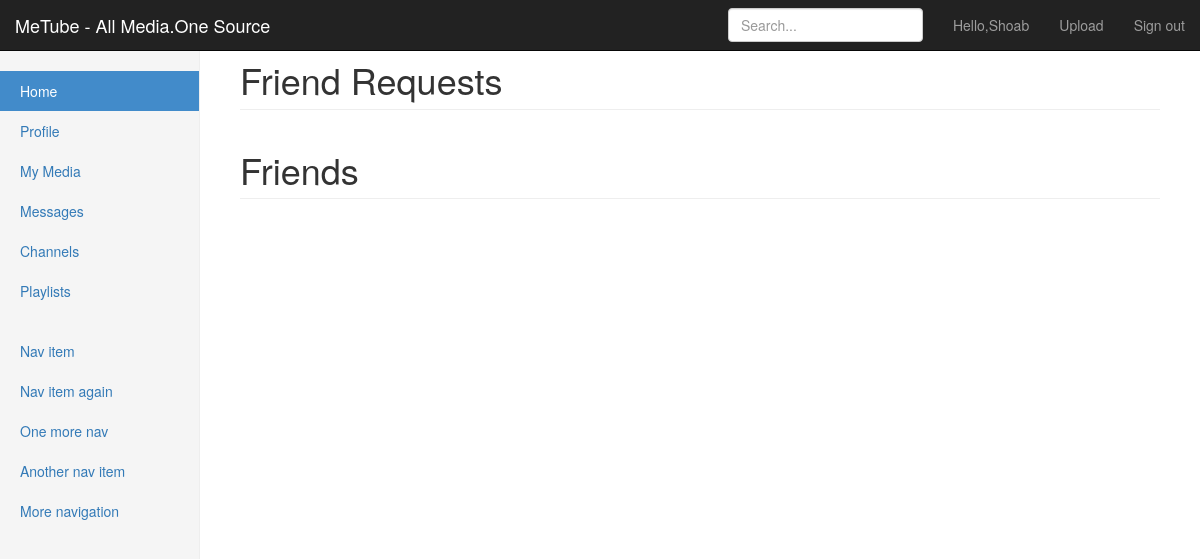
Page /friends.php (signed in) on the earlier database version.
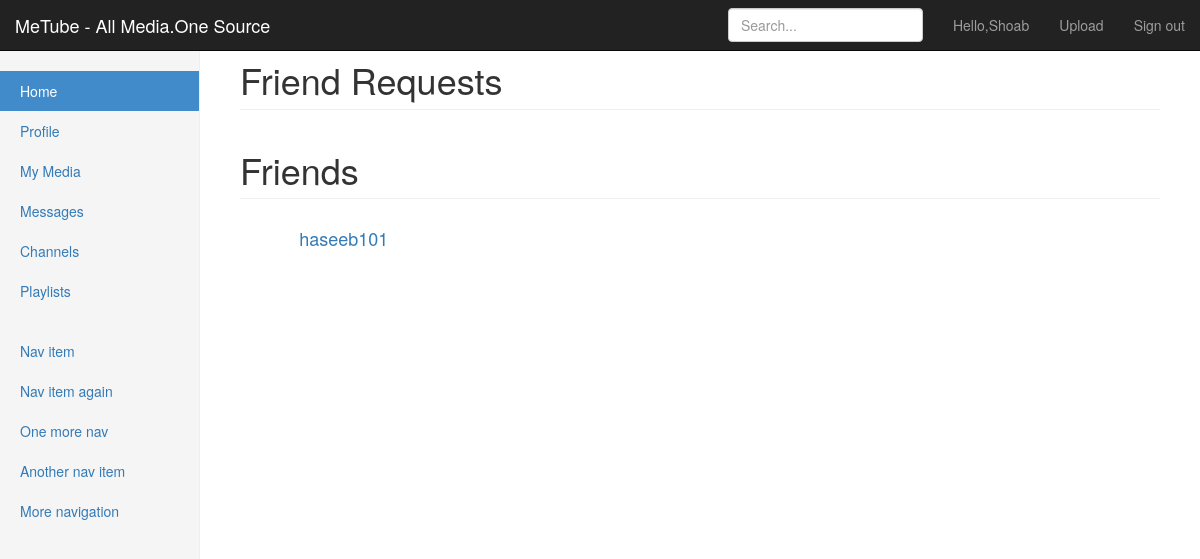
Same page on the later database version.
### tables this page shows
CREATE TABLE IF NOT EXISTS `friendlist` (
  `fid` int(11) NOT NULL AUTO_INCREMENT,
  `username` varchar(10) NOT NULL,
  `fusername` varchar(10) NOT NULL,
  `status` int(11) NOT NULL,
  PRIMARY KEY (`fid`)
);

### function.php (called while the page is built, shortened)
<?php
function get_firstname($username)
{
	$query = "select * from account where username='$username'";
	$result = mysql_query( $query );
	$row=mysql_fetch_row($result);
	$name=$row[4];
	return $name;
}

### friends.php (the view, shortened to what this page needs)
<?php
include_once "function.php";
$username=$_SESSION['username'];
 ?>
<!DOCTYPE html>
<html lang="en">
  <head>
    <link rel="stylesheet" href="//netdna.bootstrapcdn.com/bootstrap/3.1.1/css/bootstrap.min.css">
    <link href="/metube/css/dashboard.css" rel="stylesheet">
  </head>
  <body>
    <div class="navbar navbar-inverse navbar-fixed-top" role="navigation">
      <div class="container-fluid">
        <div class="navbar-header">
          <a class="navbar-brand" href="/metube/homex.php">MeTube - All Media.One Source</a>
        </div>
        <div class="navbar-collapse collapse">
          <ul class="nav navbar-nav navbar-right">
            <li><a href="profile.php">Hello,<?php echo get_firstname($username); ?></a></li>
            <li><a href="uploadmedia.php">Upload</a></li>
            <li><a href="signout.php">Sign out</a></li>
          </ul>
          <form class="navbar-form navbar-right">
            <input type="text" class="form-control" placeholder="Search...">
          </form>
        </div>
      </div>
    </div>
    <div class="container-fluid">
      <div class="row">
        <div class="col-sm-3 col-md-2 sidebar">
          <ul class="nav nav-sidebar">
            <li class="active"><a href="homex.php">Home</a></li>
            <li><a href="profile.php">Profile</a></li>
            <li><a href="mymedia.php">My Media</a></li>
            <li><a href="messages.php">Messages</a></li>
            <li><a href="channels.php">Channels</a></li>
            <li><a href="playlists.php">Playlists</a></li>
          </ul>
          <ul class="nav nav-sidebar">
            <li><a href="">Nav item</a></li>
            <li><a href="">Nav item again</a></li>
            <li><a href="">One more nav</a></li>
            <li><a href="">Another nav item</a></li>
            <li><a href="">More navigation</a></li>
          </ul>
        </div>
      <div class="col-sm-9 col-sm-offset-3 col-md-10 col-md-offset-2 main" id="mainframe">
        <h1 class="page-header">Friend Requests</h1>
    <h1 class="page-header">Friends</h1>
    <div class="row placeholders">
        <?php
        $query = "SELECT fusername from friendlist where username='$username'";
        $result = mysql_query( $query );
        while ($result_row = mysql_fetch_assoc($result))
        {
        ?>
        <div class="col-xs-6 col-sm-3 placeholder">
              <h4><a href="user.php?username=<?php echo $result_row['fusername'];?>"><?php echo $result_row['fusername'];?></a></h4>
            </div>
        <?php
        }
        ?>
      </div>
      </div>
  </body>
</html>

Differences in the rows shown:
added friendlist: fusername "haseeb101"
